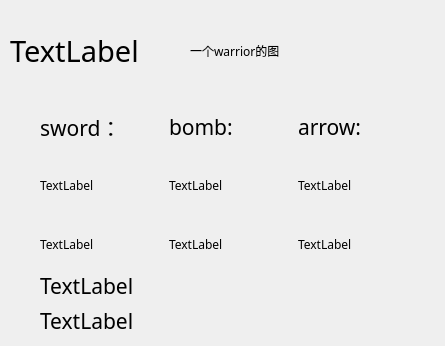
<?xml version="1.0" encoding="UTF-8"?>
<ui version="4.0">
 <class>inwarrior</class>
 <widget class="QWidget" name="inwarrior">
  <property name="geometry">
   <rect>
    <x>0</x>
    <y>0</y>
    <width>445</width>
    <height>346</height>
   </rect>
  </property>
  <property name="font">
   <font>
    <family>Agency FB</family>
   </font>
  </property>
  <property name="windowTitle">
   <string>Warrior</string>
  </property>
  <property name="windowIcon">
   <iconset resource="images.qrc">
    <normaloff>:/QTpictures/titleicon.png</normaloff>:/QTpictures/titleicon.png</iconset>
  </property>
  <widget class="QLabel" name="label">
   <property name="geometry">
    <rect>
     <x>190</x>
     <y>10</y>
     <width>151</width>
     <height>81</height>
    </rect>
   </property>
   <property name="text">
    <string>一个warrior的图</string>
   </property>
  </widget>
  <widget class="QWidget" name="horizontalLayoutWidget">
   <property name="geometry">
    <rect>
     <x>40</x>
     <y>100</y>
     <width>381</width>
     <height>171</height>
    </rect>
   </property>
   <layout class="QHBoxLayout" name="horizontalLayout_2">
    <item>
     <layout class="QVBoxLayout" name="verticalLayout_2">
      <item>
       <widget class="QLabel" name="label_2">
        <property name="font">
         <font>
          <family>Agency FB</family>
          <pointsize>16</pointsize>
         </font>
        </property>
        <property name="text">
         <string>sword：</string>
        </property>
       </widget>
      </item>
      <item>
       <widget class="QLabel" name="swordp">
        <property name="text">
         <string>TextLabel</string>
        </property>
       </widget>
      </item>
      <item>
       <widget class="QLabel" name="labelsword">
        <property name="text">
         <string>TextLabel</string>
        </property>
       </widget>
      </item>
     </layout>
    </item>
    <item>
     <layout class="QVBoxLayout" name="verticalLayout_3">
      <item>
       <widget class="QLabel" name="label_4">
        <property name="font">
         <font>
          <family>Agency FB</family>
          <pointsize>16</pointsize>
         </font>
        </property>
        <property name="text">
         <string>bomb:</string>
        </property>
       </widget>
      </item>
      <item>
       <widget class="QLabel" name="bombp">
        <property name="text">
         <string>TextLabel</string>
        </property>
       </widget>
      </item>
      <item>
       <widget class="QLabel" name="bomblabel">
        <property name="text">
         <string>TextLabel</string>
        </property>
       </widget>
      </item>
     </layout>
    </item>
    <item>
     <layout class="QVBoxLayout" name="verticalLayout">
      <item>
       <widget class="QLabel" name="label_6">
        <property name="font">
         <font>
          <family>Agency FB</family>
          <pointsize>16</pointsize>
         </font>
        </property>
        <property name="text">
         <string>arrow:</string>
        </property>
       </widget>
      </item>
      <item>
       <widget class="QLabel" name="arrowp">
        <property name="text">
         <string>TextLabel</string>
        </property>
       </widget>
      </item>
      <item>
       <widget class="QLabel" name="arrowlabel">
        <property name="text">
         <string>TextLabel</string>
        </property>
       </widget>
      </item>
     </layout>
    </item>
   </layout>
  </widget>
  <widget class="QLabel" name="basicinfo">
   <property name="geometry">
    <rect>
     <x>40</x>
     <y>270</y>
     <width>291</width>
     <height>31</height>
    </rect>
   </property>
   <property name="font">
    <font>
     <family>Agency FB</family>
     <pointsize>16</pointsize>
    </font>
   </property>
   <property name="text">
    <string>TextLabel</string>
   </property>
  </widget>
  <widget class="QLabel" name="extrainfo">
   <property name="geometry">
    <rect>
     <x>40</x>
     <y>305</y>
     <width>281</width>
     <height>31</height>
    </rect>
   </property>
   <property name="font">
    <font>
     <family>Agency FB</family>
     <pointsize>16</pointsize>
    </font>
   </property>
   <property name="text">
    <string>TextLabel</string>
   </property>
  </widget>
  <widget class="QLabel" name="label_3">
   <property name="geometry">
    <rect>
     <x>10</x>
     <y>10</y>
     <width>141</width>
     <height>81</height>
    </rect>
   </property>
   <property name="font">
    <font>
     <family>Agency FB</family>
     <pointsize>22</pointsize>
    </font>
   </property>
   <property name="text">
    <string>TextLabel</string>
   </property>
  </widget>
 </widget>
 <resources>
  <include location="images.qrc"/>
 </resources>
 <connections/>
</ui>
